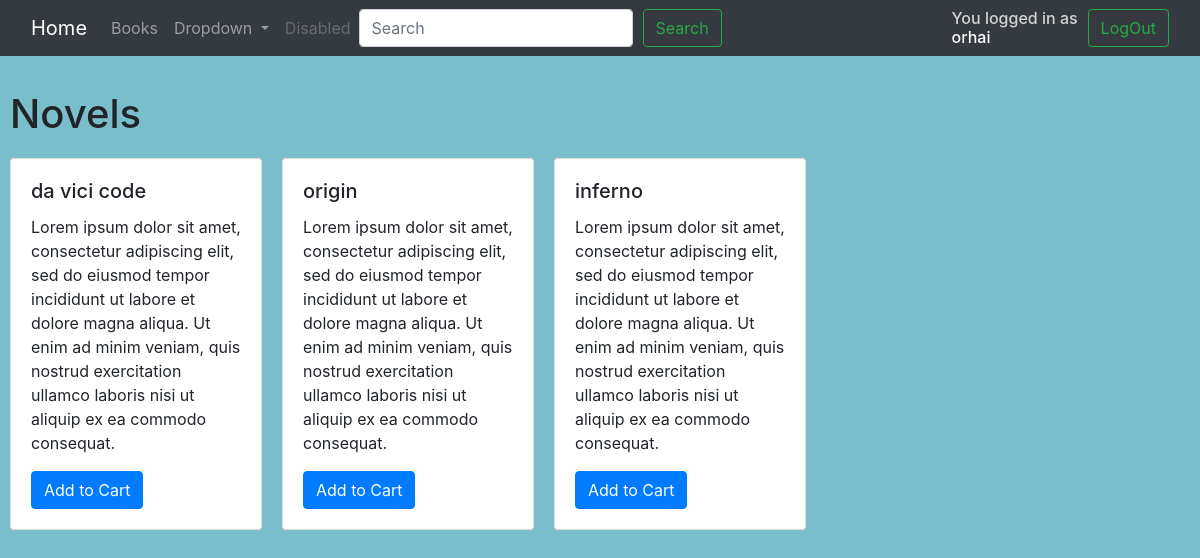
/novels/1/ (signed in), run on the app's committed database.
### login/models.py (models this page shows, shortened)
class Novel(models.Model):
    name = models.CharField(max_length=200, null=True)
    description = models.CharField(max_length=300, null=True)
    author = models.ForeignKey(Author, null=True, on_delete=models.SET_NULL)

### login/views.py (the view)
# urls.py: path('novels/<str:pk>/', views.novels, name='novels'),
def novels(request, pk):
    author = Author.objects.get(id=pk)
    if 'search' in request.GET:
        search = request.GET['search']
        multiple = Q(Q(name__icontains=search) | Q(description__icontains=search))
        novel = Novel.objects.filter(multiple)
    else:
        novel = Novel.objects.all()
    context = {'novel': novel, 'author': author}
    return render(request, 'books/novel.html', context)

### templates/books/novel.html (shortened to what this page needs)
{% extends 'style/main.html' %}
{% block content %}
    <br><h1 style="margin: 10px">Novels</h1>
    {% for n in novel %}
        {% if n.author.id == author.id %}
            <div class="card" style="float: left; margin: 10px">
                <div class="card-body" style="width: 250px">
                    <h5 class="card-title">{{ n.name}}</h5>
                    <p class="card-text">{{ n.description }}</p>
                    <a href="#" class="btn btn-primary">Add to Cart</a>
            </div>
        </div>
        {% endif %}
    {% endfor %}
{% endblock %}

### templates/style/navbar.html (shortened to what this page needs)
<head>
    <link rel="stylesheet" href="https://stackpath.bootstrapcdn.com/bootstrap/4.1.3/css/bootstrap.min.css">
</head>
<body>
    <nav class="navbar navbar-expand-lg navbar-dark bg-dark">
        <div class="container-fluid">
            <a class="navbar-brand" href="{% url 'home' %}">Home</a>
            <div class="collapse navbar-collapse" id="navbarSupportedContent">
                <ul class="navbar-nav me-auto mb-2 mb-lg-0">
                    <li class="nav-item">
                        <a class="nav-link" href="{% url 'authors'  %}">Books</a>
                    </li>
                    <li class="nav-item dropdown">
                        <a class="nav-link dropdown-toggle" href="#" role="button" data-bs-toggle="dropdown"
                            aria-expanded="false">
                            Dropdown
                        </a>
                    </li>
                    <li class="nav-item">
                        <a class="nav-link disabled">Disabled</a>
                    </li>
                </ul>
                <form class="d-flex" role="search">
                    <input class="form-control me-2" name="search" type="search" placeholder="Search" aria-label="Search">
                    <button class="btn btn-outline-success" type="submit">Search</button>
                </form>
            </div>
            <div class="nav-item">
                <center style="float: left">
                    <h6 style="color: lightgray; margin: 0px">You logged in as</h6>
                    <h6 style="margin: 0px; color: #ffffff; float: left">{{ user }}</h6>
                </center>
                <a style="float: end" class="btn btn-outline-success" href="{% url 'logout' %}">LogOut</a>
            </div>
        </div>
    </nav>
</body>

### templates/style/navbar.html (style rules this page uses)
.btn-outline-success { margin-left: 10px; }

### templates/style/main.html (style rules this page uses)
body, html { margin: 0; padding: 0; height: 100%; background: #7abecc !important; }

### data on the page
Novel: name "da vici code", description "Lorem ipsum dolor sit amet, consectetur adipiscing elit, sed do eiusmod tempor incididunt ut labore et dolore magna aliqua. Ut enim ad minim veniam, quis nostrud exercitation ullamco laboris nisi ut aliquip ex ea commodo consequat."
Novel: name "origin", description "Lorem ipsum dolor sit amet, consectetur adipiscing elit, sed do eiusmod tempor incididunt ut labore et dolore magna aliqua. Ut enim ad minim veniam, quis nostrud exercitation ullamco laboris nisi ut aliquip ex ea commodo consequat."
Novel: name "inferno", description "Lorem ipsum dolor sit amet, consectetur adipiscing elit, sed do eiusmod tempor incididunt ut labore et dolore magna aliqua. Ut enim ad minim veniam, quis nostrud exercitation ullamco laboris nisi ut aliquip ex ea commodo consequat."

### other printed values
{{ user }} "orhai"
